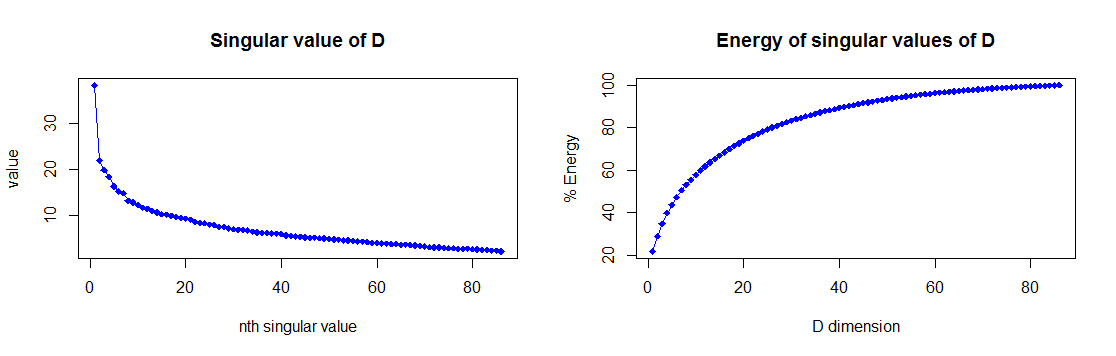

The R source for this figure:
data = read.csv("train.csv")

class = data$Class
data$Class = NULL

s = svd(data)

x = 1:length(s$d)

plot(x, y=s$d, main="Singular value of D", cex=1, pch=18, col="blue", xlab="nth singular value", ylab="value")
lines(x, s$d, col="blue")

energy = rep(0,length(s$d))
for(i in x) 
{
  energy[i] = s$d[1:i] %*% s$d[1:i]
}
energy = 100 * energy / energy[length(energy)]
plot(x, y=energy, main="Energy of singular values of D", cex=1, pch=18, col="blue", xlab="D dimension", ylab="% Energy")
lines(x, energy, col="blue")

nTake = Position(function(x) x >= 90, energy)
u = as.matrix(s$u[, 1:nTake])
v = as.matrix(s$v[, 1:nTake])
d = as.matrix(diag(s$d)[1:nTake, 1:nTake])
svd_data = data.frame(u %*% d %*% t(v))
names(svd_data) = names(data)
svd_data$Class = class
svd_data$Class = as.factor(svd_data$Class)

write.csv(svd_data, "svd_train.csv", row.names=FALSE)
library(foreign)
write.arff(svd_data, "svd_train.arff")
